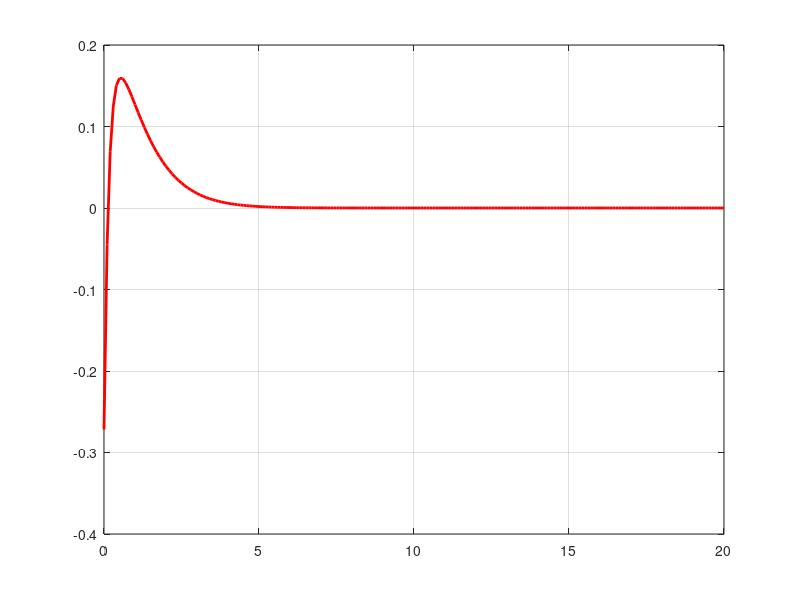

This chart was generated by the following MATLAB code:
% Lipschitz Function test overall optimization
clear
lambda = 1;
mu = 4;
rho = lambda / mu;
k = 10;
c = 10;
B = 0 : .1 : 20;

if rho ~= 1
    d_T_g = rho.^B .*(c^2*rho.*(rho.^(B+1)-1).^3 -...
        log(rho).*((B+1).*c^2.*rho.*(rho.^(B+1)-1).^2 +...
        3*k*lambda^3*(rho-1)^3.*rho.^(2*B)))./(c^2*lambda.*(rho.^(B+1)-1).^4);
else
    d_T_g = 1/(2*lambda) - 3*k*lambda^3/c^2 .* (1./(B+1)).^4;
end

figure(1)
plot(B, d_T_g, 'r', 'LineWidth', 2, 'MarkerSize', 2)
grid on
